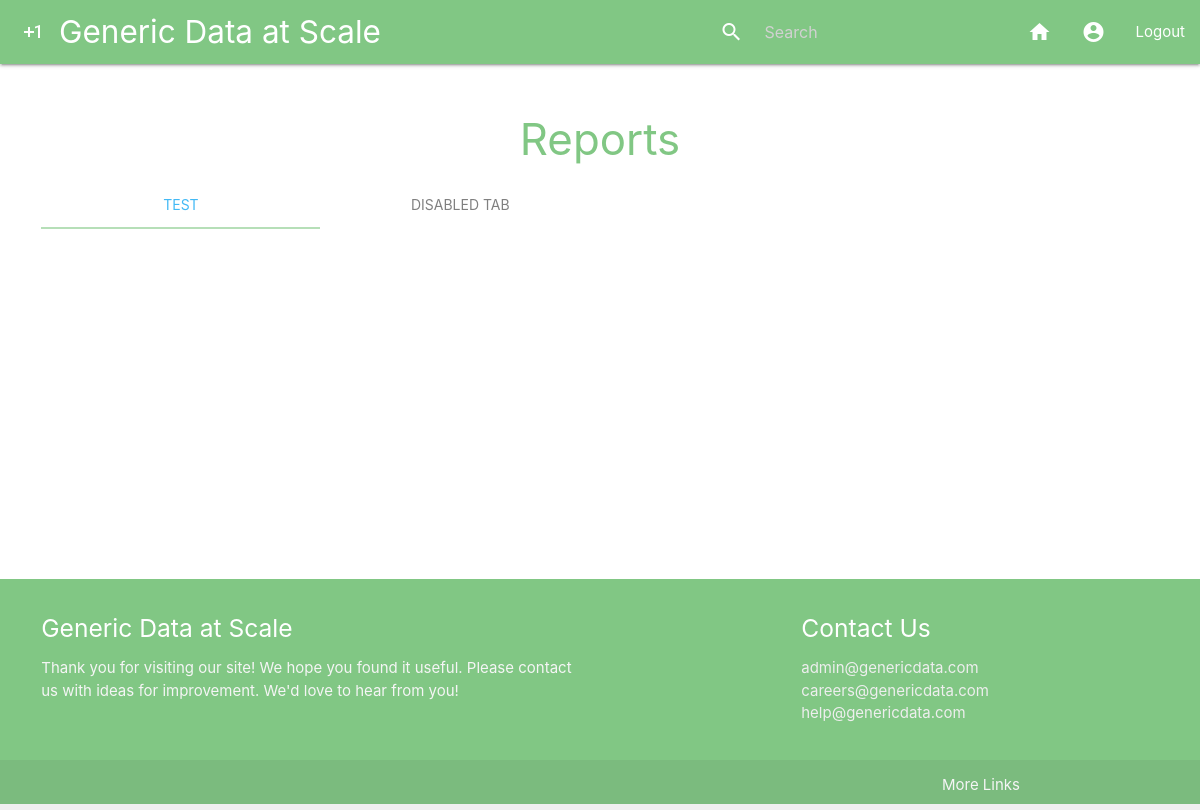
The app's page /generic_update/Report/ (signed in), older data.
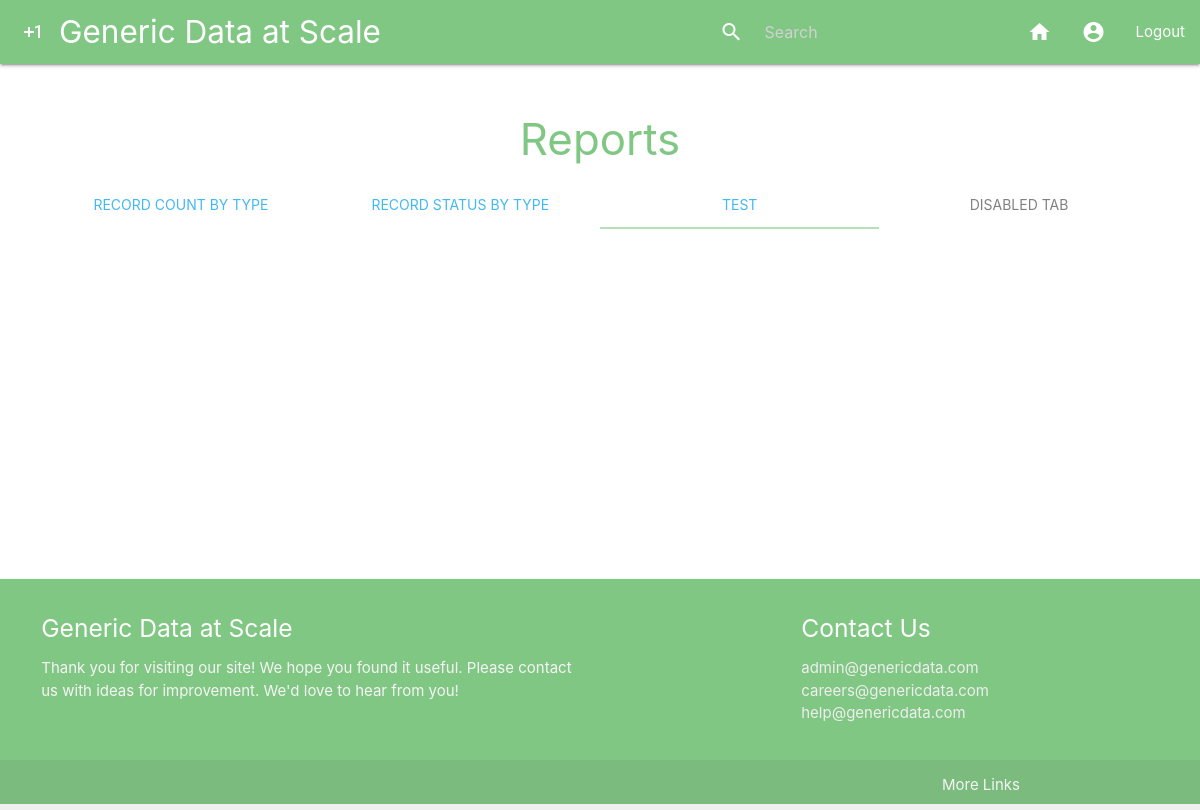
The same page, newer data.
### main/models.py (models this page shows, shortened)
class Report(models.Model):
    name = models.CharField("name", max_length=200, blank=False)
    description = models.CharField("description", max_length=200, blank=False)
    class Meta():
        verbose_name_plural = "Reports"

### main/views.py (the view)
# urls.py: path("generic_update/Report/", views.reports, name="reports"),
@login_required(login_url="/login/")
def reports(request):
    context = {}
    title = "Reports"
    context["title"] = title
    reports = Report.objects.all()
    context["reports"] = reports
    return render(request=request,
                  template_name="main/reports.html",
                  context=context)

### main/templates/main/reports.html
{% extends 'main/header.html' %}
{% block content %}
{% load static %}
    <h3 style="color: #81C784; text-align: center">{{ title }}</h3>
    <div class="row">
        <div class="col s12">
            <ul class="tabs">
                {% for report in reports %}
                    <li class="tab col s3"><a href="#" style="color: #42b9f5;">{{ report.description }}</a></li>
                {% endfor %}
                <li class="tab col s3"><a class="active" href="#" style="color: #42b9f5;">Test</a></li>
                <li class="tab col s3 disabled"><a href="#" style="color: gray;">Disabled Tab</a></li>
            </ul>
        </div>
    </div>
{% endblock %}

Row changes from the older to the newer data that the page shows:
added Report: description "RECORD COUNT BY TYPE"
added Report: description "RECORD STATUS BY TYPE"
